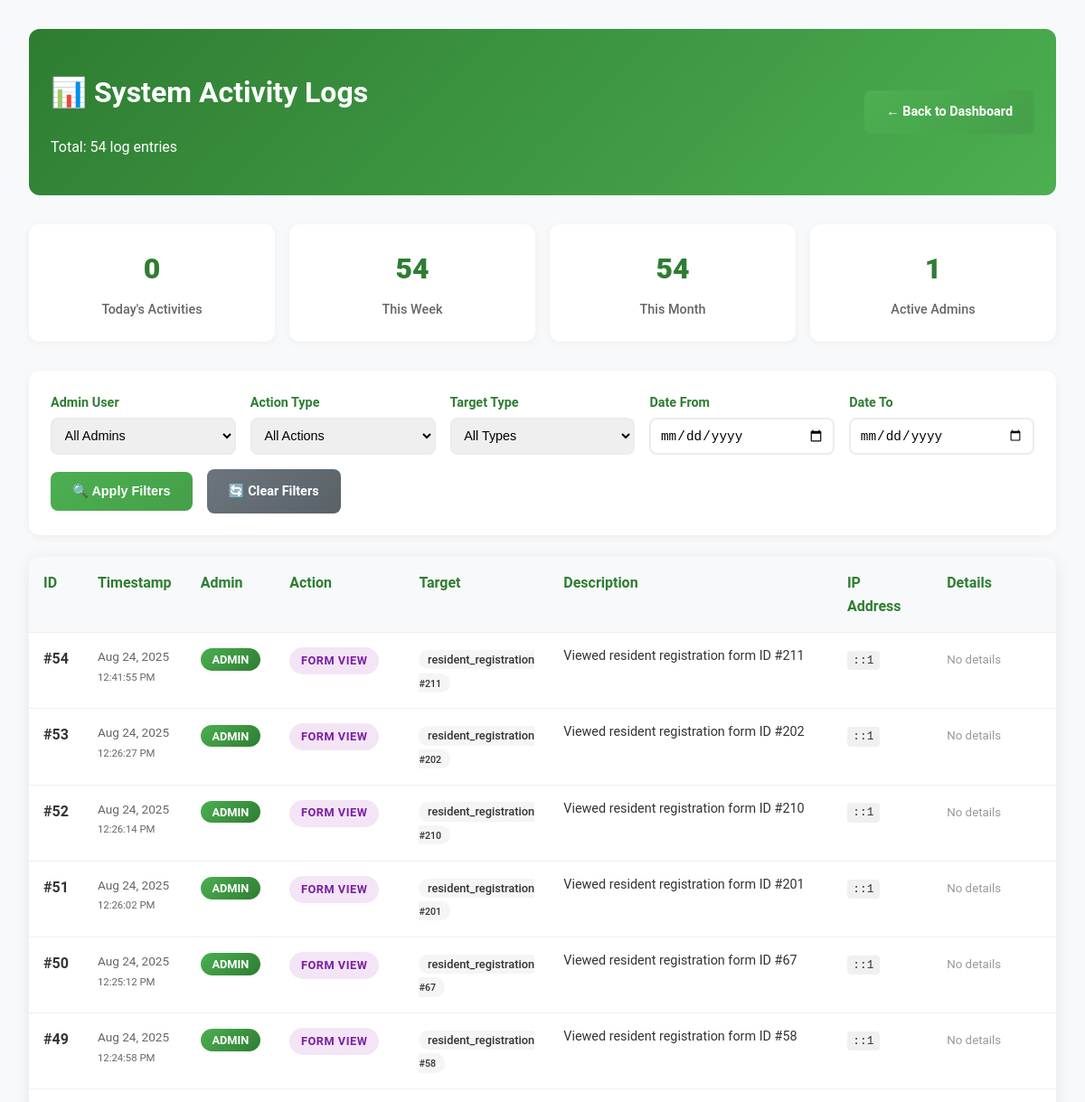
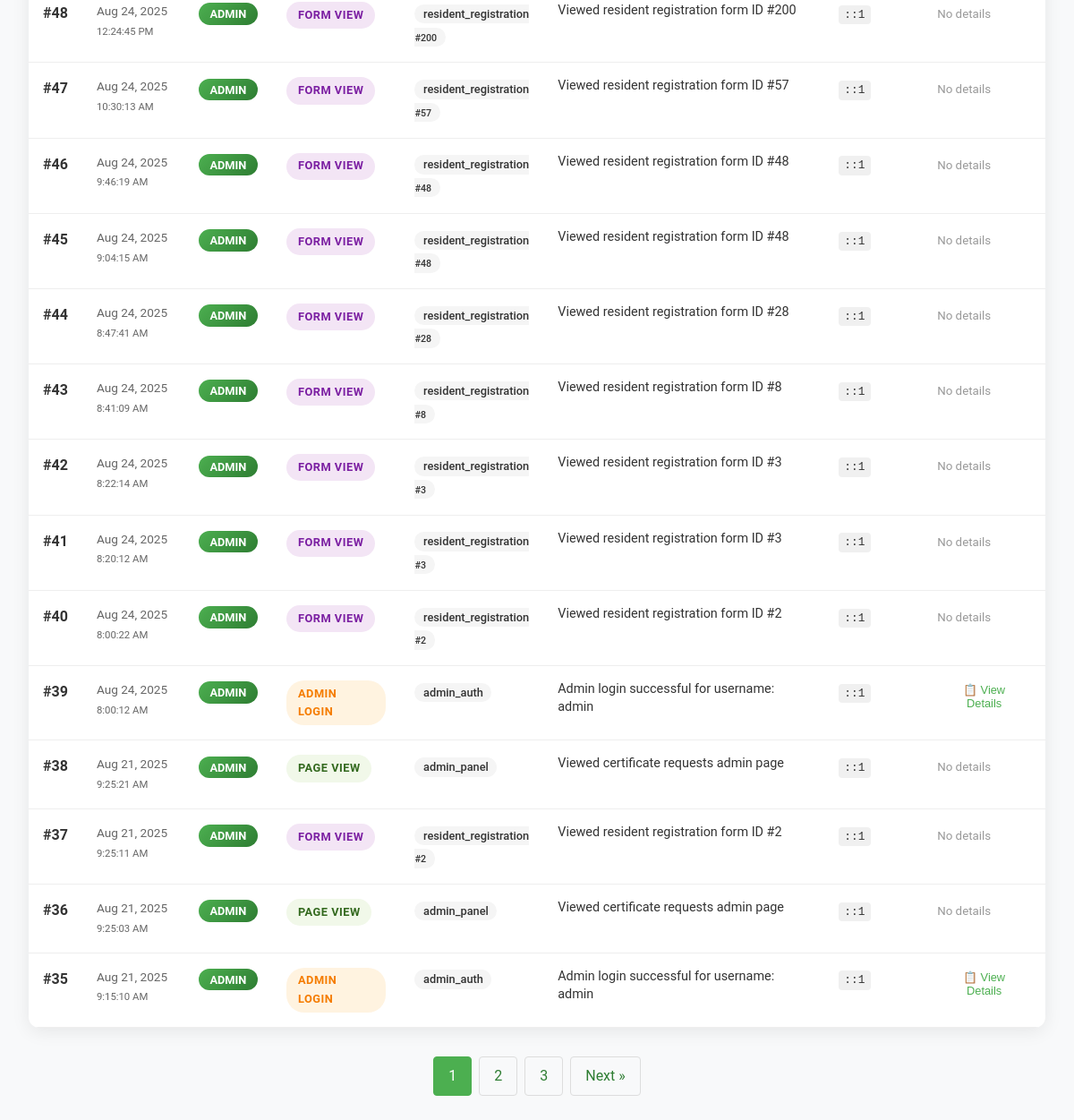
/admin/view-logs.php (signed in), run on the app's committed database (2 pictures, top to bottom).
### tables this page shows
CREATE TABLE `admin_logs` (
  `id` int(11) NOT NULL,
  `admin_id` varchar(100) DEFAULT 'system',
  `action_type` varchar(50) NOT NULL,
  `target_type` varchar(50) NOT NULL,
  `target_id` int(11) DEFAULT NULL,
  `description` text NOT NULL,
  `details` longtext DEFAULT NULL CHECK (json_valid(`details`)),
  `ip_address` varchar(45) DEFAULT NULL,
  `user_agent` text DEFAULT NULL,
  `created_at` timestamp NOT NULL DEFAULT current_timestamp()
);

### admin/view-logs.php (the view, shortened to what this page needs)
<?php
include '../includes/db_connect.php';
$date_from = $_GET['date_from'] ?? '';
$date_to = $_GET['date_to'] ?? '';
$page = max(1, (int)($_GET['page'] ?? 1));
$per_page = 20;
$offset = ($page - 1) * $per_page;
$whereConditions = [];
$params = [];
$whereClause = $whereConditions ? "WHERE " . implode(" AND ", $whereConditions) : "";
$count_sql = "SELECT COUNT(*) FROM admin_logs $whereClause";
$sql = "SELECT * FROM admin_logs $whereClause ORDER BY created_at DESC LIMIT $offset, $per_page";
$count_stmt = $pdo->prepare($count_sql);
$count_stmt->execute($params);
$total_logs = $count_stmt->fetchColumn();
$stmt = $pdo->prepare($sql);
$stmt->execute($params);
$logs = $stmt->fetchAll(PDO::FETCH_ASSOC);
$total_pages = ceil($total_logs / $per_page);
?>
<!DOCTYPE html>
<html lang="en">
<head>
    <link rel="stylesheet" href="../css/styles.css">
</head>
<body>
    <div class="admin-container">
        <div class="admin-header">
            <div>
                <h1>📊 System Activity Logs</h1>
                <p>Total: <?php echo number_format($total_logs); ?> log entries</p>
            </div>
            <a href="dashboard.php" class="admin-btn">← Back to Dashboard</a>
        </div>
        <div class="stats-row">
            <?php
            $today_count = $pdo->query("SELECT COUNT(*) FROM admin_logs WHERE DATE(created_at) = CURDATE()")->fetchColumn();
            $week_count = $pdo->query("SELECT COUNT(*) FROM admin_logs WHERE created_at >= DATE_SUB(NOW(), INTERVAL 7 DAY)")->fetchColumn();
            $month_count = $pdo->query("SELECT COUNT(*) FROM admin_logs WHERE created_at >= DATE_SUB(NOW(), INTERVAL 30 DAY)")->fetchColumn();
            $unique_admins = $pdo->query("SELECT COUNT(DISTINCT admin_id) FROM admin_logs")->fetchColumn();
            ?>
            <div class="stat-card">
                <div class="stat-number"><?php echo $today_count; ?></div>
                <div class="stat-label">Today's Activities</div>
            </div>
            <div class="stat-card">
                <div class="stat-number"><?php echo $week_count; ?></div>
                <div class="stat-label">This Week</div>
            </div>
            <div class="stat-card">
                <div class="stat-number"><?php echo $month_count; ?></div>
                <div class="stat-label">This Month</div>
            </div>
            <div class="stat-card">
                <div class="stat-number"><?php echo $unique_admins; ?></div>
                <div class="stat-label">Active Admins</div>
            </div>
        </div>
        <div class="filters-container">
            <form method="GET" action="">
                <div class="filters-row">
                    <div class="filter-group">
                        <label for="admin_id">Admin User</label>
                        <select name="admin_id" id="admin_id">
                            <option value="">All Admins</option>
                        </select>
                    </div>
                    <div class="filter-group">
                        <label for="action_type">Action Type</label>
                        <select name="action_type" id="action_type">
                            <option value="">All Actions</option>
                        </select>
                    </div>
                    <div class="filter-group">
                        <label for="target_type">Target Type</label>
                        <select name="target_type" id="target_type">
                            <option value="">All Types</option>
                        </select>
                    </div>
                    <div class="filter-group">
                        <label for="date_from">Date From</label>
                        <input type="date" name="date_from" id="date_from" value="<?php echo htmlspecialchars($date_from); ?>">
                    </div>
                    <div class="filter-group">
                        <label for="date_to">Date To</label>
                        <input type="date" name="date_to" id="date_to" value="<?php echo htmlspecialchars($date_to); ?>">
                    </div>
                </div>
                <div class="filter-actions">
                    <button type="submit" class="admin-btn">🔍 Apply Filters</button>
                    <a href="view-logs.php" class="admin-btn secondary">🔄 Clear Filters</a>
                </div>
            </form>
        </div>
        <div class="logs-table">
            <table>
                <thead>
                    <tr>
                        <th>ID</th>
                        <th>Timestamp</th>
                        <th>Admin</th>
                        <th>Action</th>
                        <th>Target</th>
                        <th>Description</th>
                        <th>IP Address</th>
                        <th>Details</th>
                    </tr>
                </thead>
                <tbody>
                    <?php foreach ($logs as $log): ?>
                    <tr>
                        <td><strong>#<?php echo $log['id']; ?></strong></td>
                        <td class="log-timestamp">
                            <?php echo date('M j, Y', strtotime($log['created_at'])); ?><br>
                            <small><?php echo date('g:i:s A', strtotime($log['created_at'])); ?></small>
                        </td>
                        <td>
                            <span class="admin-badge">
                                <?php echo htmlspecialchars($log['admin_id']); ?>
                            </span>
                        </td>
                        <td>
                            <span class="action-badge action-<?php echo $log['action_type']; ?>">
                                <?php echo ucwords(str_replace('_', ' ', $log['action_type'])); ?>
                            </span>
                        </td>
                        <td>
                            <span class="target-badge">
                                <?php echo htmlspecialchars($log['target_type']); ?>
                                <?php if ($log['target_id']): ?>
                                    <br><small>#<?php echo $log['target_id']; ?></small>
                                <?php endif; ?>
                            </span>
                        </td>
                        <td>
                            <div class="log-description">
                                <?php echo htmlspecialchars($log['description']); ?>
                            </div>
                        </td>
                        <td>
                            <?php if ($log['ip_address']): ?>
                                <span class="ip-address"><?php echo htmlspecialchars($log['ip_address']); ?></span>
                            <?php else: ?>
                                <small style="color: #999;">N/A</small>
                            <?php endif; ?>
                        </td>
                        <td>
                            <?php if ($log['details']): ?>
                                <button class="details-toggle" onclick="toggleDetails(<?php echo $log['id']; ?>)">
                                    📋 View Details
                                </button>
                            <?php else: ?>
                                <small style="color: #999;">No details</small>
                            <?php endif; ?>
                        </td>
                    </tr>
                    <?php endforeach; ?>
                </tbody>
            </table>
        </div>
        <?php if ($total_pages > 1): ?>
        <div class="pagination">
            <?php for ($i = max(1, $page-2); $i <= min($total_pages, $page+2); $i++): ?>
                <?php if ($i == $page): ?>
                    <span class="current"><?php echo $i; ?></span>
                <?php else: ?>
                    <a href="?page=<?php echo $i; ?>&<?php echo http_build_query(array_filter($_GET, function($k) { return $k !== 'page'; }, ARRAY_FILTER_USE_KEY)); ?>"><?php echo $i; ?></a>
                <?php endif; ?>
            <?php endfor; ?>
            <?php if ($page < $total_pages): ?>
                <a href="?page=<?php echo $page+1; ?>&<?php echo http_build_query(array_filter($_GET, function($k) { return $k !== 'page'; }, ARRAY_FILTER_USE_KEY)); ?>">Next »</a>
            <?php endif; ?>
        </div>
        <?php endif; ?>
    </div>
</body>
</html>

### css/styles.css (style rules this page uses)
body { font-family: 'Roboto', sans-serif; margin: 0; padding: 0; background-color: #f4f7f9; color: #333; line-height: 1.6; }

### admin/view-logs.php (style rules this page uses)
.admin-container { max-width: 1600px; margin: 0 auto; padding: 2rem; background: #f8f9fa; min-height: 100vh; }
.admin-header { background: linear-gradient(135deg, #2e7d32 0%, #4caf50 100%); color: white; padding: 1.5rem; border-radius: 12px; margin-bottom: 2rem; display: flex; justify-content: space-between; align-items: center; }
.filters-container { background: white; padding: 1.5rem; border-radius: 12px; margin-bottom: 1.5rem; box-shadow: 0 2px 10px rgba(0, 0, 0, 0.05); }
.filters-row { display: grid; grid-template-columns: repeat(auto-fit, minmax(200px, 1fr)); gap: 1rem; margin-bottom: 1rem; }
.filter-group { display: flex; flex-direction: column; gap: 0.3rem; }
.filter-group label { font-weight: 600; color: #2e7d32; font-size: 0.9rem; }
.filter-group select, .filter-group input { padding: 0.6rem; border: 2px solid #e9ecef; border-radius: 8px; font-size: 0.9rem; transition: all 0.3s ease; }
.filter-actions { display: flex; gap: 1rem; align-items: center; margin-top: 1rem; }
.logs-table { background: white; border-radius: 12px; overflow: hidden; box-shadow: 0 4px 20px rgba(0, 0, 0, 0.08); }
.logs-table table { width: 100%; border-collapse: collapse; }
.logs-table th, .logs-table td { padding: 1rem; text-align: left; border-bottom: 1px solid #eee; vertical-align: top; }
.logs-table th { background: #f8f9fa; font-weight: 600; color: #2e7d32; position: sticky; top: 0; z-index: 10; }
.logs-table tbody tr { transition: all 0.3s ease; }
.action-badge { padding: 0.3rem 0.8rem; border-radius: 20px; font-size: 0.8rem; font-weight: 600; text-transform: uppercase; letter-spacing: 0.5px; display: inline-block; }
.action-admin_login { background: #fff3e0; color: #f57c00; }
.action-form_view { background: #f3e5f5; color: #7b1fa2; }
.action-page_view { background: #f1f8e9; color: #33691e; }
.target-badge { background: #f5f5f5; color: #333; padding: 0.2rem 0.6rem; border-radius: 12px; font-size: 0.8rem; font-weight: 500; }
.admin-badge { background: linear-gradient(135deg, #4caf50, #2e7d32); color: white; padding: 0.3rem 0.8rem; border-radius: 16px; font-size: 0.8rem; font-weight: 600; text-transform: uppercase; }
.log-description { max-width: 300px; font-size: 0.9rem; line-height: 1.4; color: #333; }
.log-timestamp { font-size: 0.85rem; color: #666; white-space: nowrap; }
.details-toggle { background: none; border: none; color: #4caf50; cursor: pointer; font-size: 0.8rem; padding: 0.2rem 0.5rem; border-radius: 4px; transition: all 0.3s ease; }
.ip-address { font-family: 'Courier New', monospace; background: #f0f0f0; padding: 0.2rem 0.4rem; border-radius: 4px; font-size: 0.8rem; }
.stats-row { display: grid; grid-template-columns: repeat(auto-fit, minmax(200px, 1fr)); gap: 1rem; margin-bottom: 2rem; }
.stat-card { background: white; padding: 1.5rem; border-radius: 12px; box-shadow: 0 2px 10px rgba(0, 0, 0, 0.05); text-align: center; }
.stat-number { font-size: 2rem; font-weight: 800; color: #2e7d32; margin-bottom: 0.5rem; }
.stat-label { color: #666; font-size: 0.9rem; font-weight: 500; }
.admin-btn { display: inline-block; padding: 0.8rem 1.5rem; background: linear-gradient(135deg, #4CAF50, #45a049); color: white; text-decoration: none; border-radius: 8px; font-weight: 600; border: none; cursor: pointer; transition: all 0.3s ease; font-size: 0.9rem; }
.admin-btn.secondary { background: linear-gradient(135deg, #6c757d, #5a6268); }
.pagination { display: flex; justify-content: center; gap: 0.5rem; margin-top: 2rem; }
.pagination a, .pagination span { padding: 0.5rem 1rem; border: 1px solid #ddd; border-radius: 4px; text-decoration: none; color: #2e7d32; }
.pagination .current { background: #4caf50; color: white; border-color: #4caf50; }

### data on the page
admin_logs: id "54", created_at "Aug 24, 2025", created_at "12:41:55 PM", admin "ADMIN", action_type "FORM VIEW", target_type "resident_registration", target "211", description "Viewed resident registration form ID #211", ip_address "::1", shows "No details"
admin_logs: id "53", created_at "Aug 24, 2025", created_at "12:26:27 PM", admin "ADMIN", action_type "FORM VIEW", target_type "resident_registration", target "202", description "Viewed resident registration form ID #202", ip_address "::1", shows "No details"
admin_logs: id "52", created_at "Aug 24, 2025", created_at "12:26:14 PM", admin "ADMIN", action_type "FORM VIEW", target_type "resident_registration", target "210", description "Viewed resident registration form ID #210", ip_address "::1", shows "No details"
admin_logs: id "51", created_at "Aug 24, 2025", created_at "12:26:02 PM", admin "ADMIN", action_type "FORM VIEW", target_type "resident_registration", target "201", description "Viewed resident registration form ID #201", ip_address "::1", shows "No details"
admin_logs: id "50", created_at "Aug 24, 2025", created_at "12:25:12 PM", admin "ADMIN", action_type "FORM VIEW", target_type "resident_registration", target "67", description "Viewed resident registration form ID #67", ip_address "::1", shows "No details"
admin_logs: id "49", created_at "Aug 24, 2025", created_at "12:24:58 PM", admin "ADMIN", action_type "FORM VIEW", target_type "resident_registration", target "58", description "Viewed resident registration form ID #58", ip_address "::1", shows "No details"
admin_logs: id "48", created_at "Aug 24, 2025", created_at "12:24:45 PM", admin "ADMIN", action_type "FORM VIEW", target_type "resident_registration", target "200", description "Viewed resident registration form ID #200", ip_address "::1", shows "No details"
admin_logs: id "47", created_at "Aug 24, 2025", created_at "10:30:13 AM", admin "ADMIN", action_type "FORM VIEW", target_type "resident_registration", target "57", description "Viewed resident registration form ID #57", ip_address "::1", shows "No details"
admin_logs: id "46", created_at "Aug 24, 2025", created_at "9:46:19 AM", admin "ADMIN", action_type "FORM VIEW", target_type "resident_registration", target "48", description "Viewed resident registration form ID #48", ip_address "::1", shows "No details"
admin_logs: id "45", created_at "Aug 24, 2025", created_at "9:04:15 AM", admin "ADMIN", action_type "FORM VIEW", target_type "resident_registration", target "48", description "Viewed resident registration form ID #48", ip_address "::1", shows "No details"
admin_logs: id "44", created_at "Aug 24, 2025", created_at "8:47:41 AM", admin "ADMIN", action_type "FORM VIEW", target_type "resident_registration", target "28", description "Viewed resident registration form ID #28", ip_address "::1", shows "No details"
admin_logs: id "43", created_at "Aug 24, 2025", created_at "8:41:09 AM", admin "ADMIN", action_type "FORM VIEW", target_type "resident_registration", target "8", description "Viewed resident registration form ID #8", ip_address "::1", shows "No details"
admin_logs: id "42", created_at "Aug 24, 2025", created_at "8:22:14 AM", admin "ADMIN", action_type "FORM VIEW", target_type "resident_registration", target "3", description "Viewed resident registration form ID #3", ip_address "::1", shows "No details"
admin_logs: id "41", created_at "Aug 24, 2025", created_at "8:20:12 AM", admin "ADMIN", action_type "FORM VIEW", target_type "resident_registration", target "3", description "Viewed resident registration form ID #3", ip_address "::1", shows "No details"
admin_logs: id "40", created_at "Aug 24, 2025", created_at "8:00:22 AM", admin "ADMIN", action_type "FORM VIEW", target_type "resident_registration", target "2", description "Viewed resident registration form ID #2", ip_address "::1", shows "No details"
admin_logs: id "39", created_at "Aug 24, 2025", created_at "8:00:12 AM", admin "ADMIN", action_type "ADMIN LOGIN", target_type "admin_auth", description "Admin login successful for username: admin", ip_address "::1"
admin_logs: id "38", created_at "Aug 21, 2025", created_at "9:25:21 AM", admin "ADMIN", action_type "PAGE VIEW", target_type "admin_panel", description "Viewed certificate requests admin page", ip_address "::1", shows "No details"
admin_logs: id "37", created_at "Aug 21, 2025", created_at "9:25:11 AM", admin "ADMIN", action_type "FORM VIEW", target_type "resident_registration", target "2", description "Viewed resident registration form ID #2", ip_address "::1", shows "No details"
admin_logs: id "36", created_at "Aug 21, 2025", created_at "9:25:03 AM", admin "ADMIN", action_type "PAGE VIEW", target_type "admin_panel", description "Viewed certificate requests admin page", ip_address "::1", shows "No details"
admin_logs: id "35", created_at "Aug 21, 2025", created_at "9:15:10 AM", admin "ADMIN", action_type "ADMIN LOGIN", target_type "admin_auth", description "Admin login successful for username: admin", ip_address "::1"

### other printed values
$total_logs "54"
$today_count "0"
$week_count "54"
$month_count "54"
$unique_admins "1"
